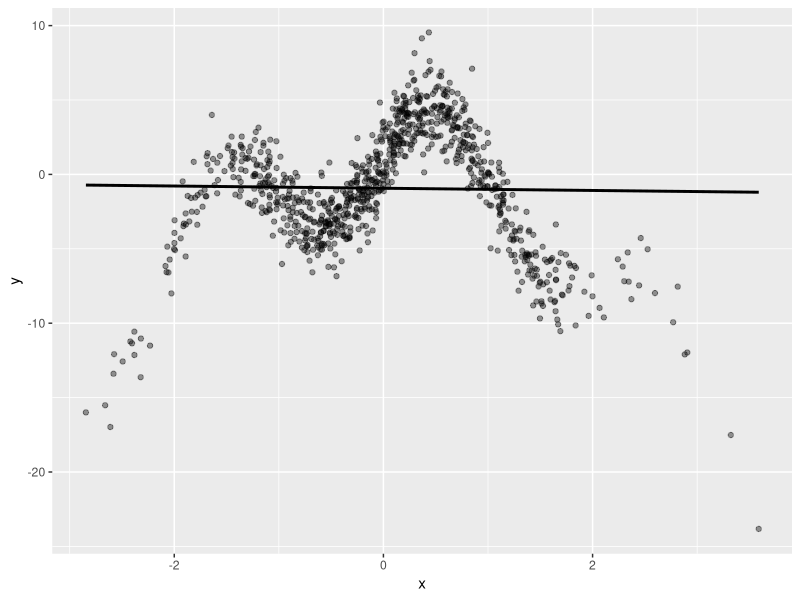
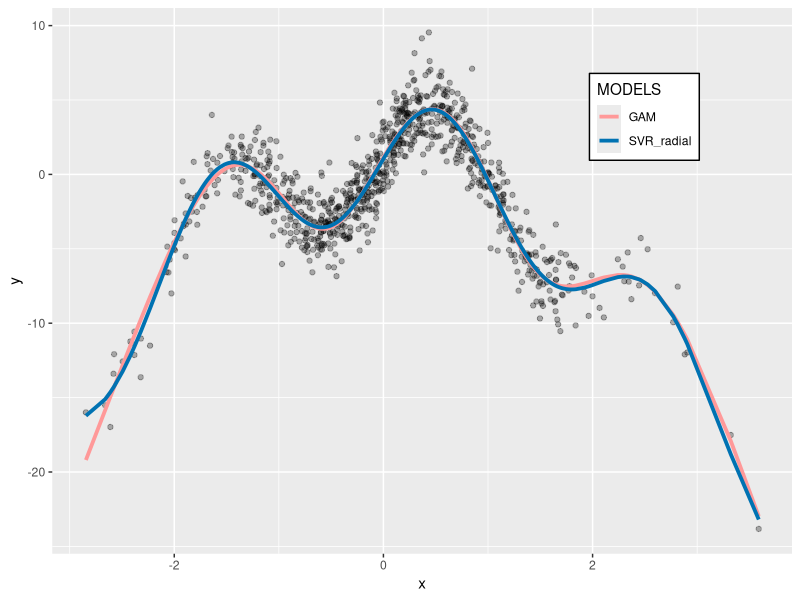

These figures' R source, in order:
library(ggplot2)
set.seed(13)
x <- rnorm(1000)
noise <- rnorm(1000, sd = 1.5)
y <- 4 * sin(3 * x) + cos(0.8 * x) - 1.5 * (x ^ 2 ) + noise
select <- runif(1000)
d <- data.frame(x = x, y = y)
training <- d[select > 0.1, ]
test <-d[select <= 0.1, ]

ggplot(training, aes(x = x, y = y)) + geom_point(alpha = 0.4) +
  geom_smooth(se = FALSE, method = 'lm', col = 'black')
linear_model <- lm(y ~ x, data = training)
resid_linear <- training$y - predict(linear_model)
## RMSE
sqrt(mean(resid_linear ^ 2))

library(mgcv)
gam_model <- gam(y ~ s(x), data = training)
gam_model$converged
resid_gam <- training$y - predict(gam_model)
## RMSE
sqrt(mean(resid_gam ^ 2))

library(e1071)
tuned <- tune.svm(y ~ x, training, kernel = 'radial',
                  gamma = c(seq(0.1, 1, 0.1), 10^(-6:-1)),
                  cost = 10^(-3:1))
tuned

svr_model <- svm(y ~ x, data = training, kernel = 'radial',
                 cost = 10, gamma = 0.5)
resid_svr <- training$y - predict(svr_model)
sqrt(mean(resid_svr ^ 2))

## test residuals
test_resid_svr <- test$y - predict(svr_model, test)
test_resid_gam <- test$y - predict(gam_model, test)
## test RMSE
sqrt(mean(test_resid_svr ^ 2))
sqrt(mean(test_resid_gam ^ 2))
## R Squared
cor(test$y, predict(gam_model, test)) ^ 2
cor(test$y, predict(svr_model, test)) ^ 2

training$svr_pred <- predict(svr_model, training)
training$gam_pred <- predict(gam_model, training)
ggplot(training, aes(x = x, y = y)) + 
  geom_point(alpha = 0.3) + 
  geom_line(aes(y = gam_pred, 
                color = 'GAM'), size = 1.3) +
  geom_line(aes(y = svr_pred, 
                color = 'SVR_radial'), size = 1.3) +
  scale_colour_manual(
    name="MODELS", 
    values=c(GAM = "#FF9999", SVR_radial = "#0072B2")) +
  theme(legend.position = c(0.8, 0.8)) +
  theme(legend.background=element_rect(fill="white", colour="black"))

